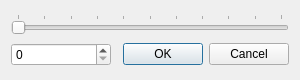
<?xml version="1.0" encoding="UTF-8"?>
<ui version="4.0">
 <class>HeaderEdit</class>
 <widget class="QDialog" name="HeaderEdit">
  <property name="windowModality">
   <enum>Qt::WindowModal</enum>
  </property>
  <property name="geometry">
   <rect>
    <x>0</x>
    <y>0</y>
    <width>300</width>
    <height>80</height>
   </rect>
  </property>
  <property name="minimumSize">
   <size>
    <width>300</width>
    <height>80</height>
   </size>
  </property>
  <property name="maximumSize">
   <size>
    <width>300</width>
    <height>80</height>
   </size>
  </property>
  <property name="windowTitle">
   <string>Edit Header</string>
  </property>
  <property name="autoFillBackground">
   <bool>false</bool>
  </property>
  <layout class="QGridLayout" name="gridLayout">
   <item row="2" column="1">
    <widget class="QDialogButtonBox" name="buttonBox">
     <property name="orientation">
      <enum>Qt::Horizontal</enum>
     </property>
     <property name="standardButtons">
      <set>QDialogButtonBox::Cancel|QDialogButtonBox::Ok</set>
     </property>
    </widget>
   </item>
   <item row="0" column="0" colspan="2">
    <widget class="QSlider" name="slValue">
     <property name="maximum">
      <number>10</number>
     </property>
     <property name="orientation">
      <enum>Qt::Horizontal</enum>
     </property>
     <property name="tickPosition">
      <enum>QSlider::TicksAbove</enum>
     </property>
    </widget>
   </item>
   <item row="2" column="0">
    <widget class="QSpinBox" name="sbValue">
     <property name="minimumSize">
      <size>
       <width>100</width>
       <height>0</height>
      </size>
     </property>
     <property name="maximum">
      <number>10</number>
     </property>
    </widget>
   </item>
  </layout>
 </widget>
 <resources/>
 <connections>
  <connection>
   <sender>buttonBox</sender>
   <signal>accepted()</signal>
   <receiver>HeaderEdit</receiver>
   <slot>accept()</slot>
   <hints>
    <hint type="sourcelabel">
     <x>248</x>
     <y>254</y>
    </hint>
    <hint type="destinationlabel">
     <x>157</x>
     <y>274</y>
    </hint>
   </hints>
  </connection>
  <connection>
   <sender>buttonBox</sender>
   <signal>rejected()</signal>
   <receiver>HeaderEdit</receiver>
   <slot>reject()</slot>
   <hints>
    <hint type="sourcelabel">
     <x>316</x>
     <y>260</y>
    </hint>
    <hint type="destinationlabel">
     <x>286</x>
     <y>274</y>
    </hint>
   </hints>
  </connection>
  <connection>
   <sender>sbValue</sender>
   <signal>valueChanged(int)</signal>
   <receiver>slValue</receiver>
   <slot>setValue(int)</slot>
   <hints>
    <hint type="sourcelabel">
     <x>58</x>
     <y>56</y>
    </hint>
    <hint type="destinationlabel">
     <x>149</x>
     <y>24</y>
    </hint>
   </hints>
  </connection>
  <connection>
   <sender>slValue</sender>
   <signal>valueChanged(int)</signal>
   <receiver>sbValue</receiver>
   <slot>setValue(int)</slot>
   <hints>
    <hint type="sourcelabel">
     <x>149</x>
     <y>24</y>
    </hint>
    <hint type="destinationlabel">
     <x>58</x>
     <y>56</y>
    </hint>
   </hints>
  </connection>
 </connections>
</ui>
